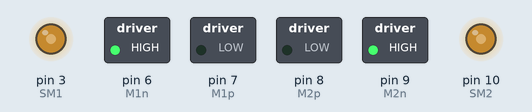
Bench run of a sketch on a simulated Arduino Uno, built with avr-gcc and run on an emulated ATmega328P. Shown: switched loads named in the sketch (green lamp = pin HIGH), output pins drawn as LEDs (lit = HIGH).

Above: at 0.05 s.
At 2.0 s:
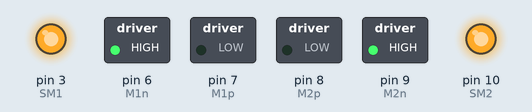
Timing chart, 0 to 3.0 s (numbered marks = the images above):
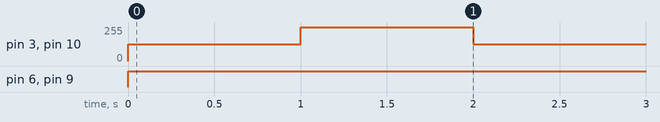

The sketch:

Speed_Motor_test.ino
```cpp
//defining motors
#define M1p 7
#define M1n 6

#define M2p 8
#define M2n 9

//defining speed control
#define SM1 3
#define SM2 10

#define sensor1 2


void setup() {
  pinMode(M1p,OUTPUT);
  pinMode(M1n,OUTPUT);
  pinMode(M2p,OUTPUT);
  pinMode(M2n,OUTPUT);

  pinMode(SM1,OUTPUT);
  pinMode(SM2,OUTPUT);

  pinMode(sensor1,INPUT);
}

void loop() {
    //Half speed
    analogWrite(SM1,127); //min:0, Max:255
    analogWrite(SM2, 127);
    //Motor 1 forward
    digitalWrite(M1p,LOW );
    digitalWrite(M1n,HIGH);
    //Motor 2 forward
    digitalWrite(M2p,LOW );
    digitalWrite(M2n,HIGH);
    delay(1000);

    //full speed
    analogWrite(SM1,255);
    analogWrite(SM2,255);
    //Motor 1 forward
    digitalWrite(M1p,LOW );
    digitalWrite(M1n,HIGH);
    //Motor 2 forward
    digitalWrite(M2p,LOW );
    digitalWrite(M2n,HIGH);
    delay(1000);
}
```

Measured:
- by itself, pin 3 (SM1), pin 10 (SM2): alternates 255/255 for 1.0 s and 127/255 for 1.0 s
- by itself, pin 6 (M1n), pin 9 (M2n): LOW → HIGH at 0.00 s
